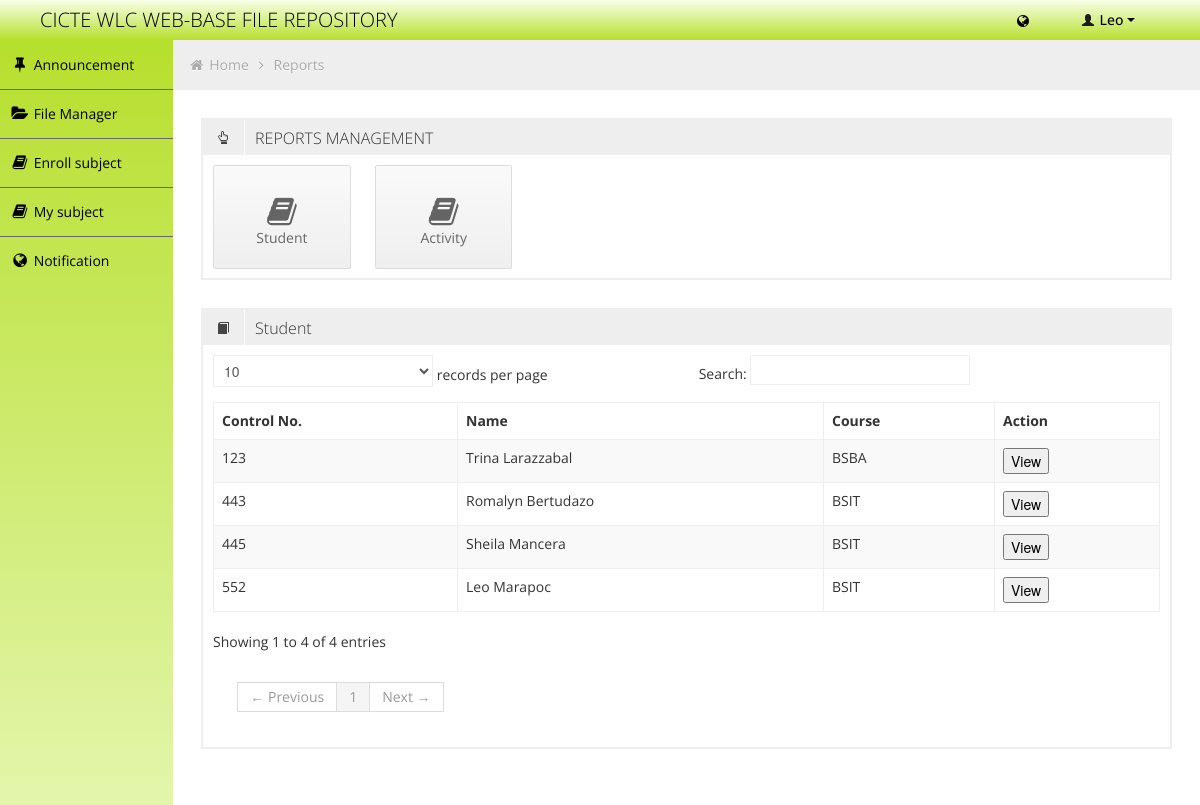
Page /reports.php?Student=Student (signed in) on the committed database.
### tables this page shows
CREATE TABLE `fr_stud` (
  `id` int(11) NOT NULL auto_increment,
  `user_id` int(11) NOT NULL,
  `ControlNo` int(11) NOT NULL,
  `FName` varchar(50) NOT NULL,
  `LName` varchar(50) NOT NULL,
  `Mname` varchar(50) NOT NULL,
  `Course` varchar(30) NOT NULL,
  `Year` varchar(30) NOT NULL,
  `size_limit` int(11) NOT NULL,
  PRIMARY KEY  (`id`),
  UNIQUE KEY `ControlNo` (`ControlNo`)
);

CREATE TABLE `fr_path` (
  `id` int(11) NOT NULL auto_increment,
  `url` varchar(30000) NOT NULL,
  `user_id` int(11) NOT NULL,
  PRIMARY KEY  (`id`)
);

### reports.php (the view, shortened to what this page needs)
<!DOCTYPE html>
<html lang="en">
<head>
	<link id="bootstrap-style" href="css/bootstrap.min.css" rel="stylesheet">
	<link href="css/bootstrap-responsive.min.css" rel="stylesheet">
	<link id="base-style" href="css/style.css" rel="stylesheet">
	<link id="base-style-responsive" href="css/style-responsive.css" rel="stylesheet">
</head>
<body >
	<?php include('php/header.php'); ?>
	<div class="container-fluid-full">
		<div class="row-fluid">
			<?php include('php/menu.php'); ?>
			<div id="content" class="span10">
				<ul class="breadcrumb">
					<li>
						<i class="icon-home"></i>
						<a href="index.php">Home</a>
						<i class="icon-angle-right"></i>
					</li>
					<li><a href="">Reports</a></li>
				</ul>
				<div class="row-fluid">
					<div class="box defualt span12">
						<div class="box-header">
							<h2><i class="halflings-icon hand-top"></i><span class="break"></span>REPORTS MANAGEMENT</h2>
						</div>
						<div class="box-content">
							<a href="reports.php?subject=Enrolled" class="quick-button span2">
								<i class="icon-book"></i>
								<p>Student</p>
							</a>
							<a href="reports.php?activity=activity" class="quick-button span2">
								<i class="icon-book"></i>
								<p>Activity</p>
							</a>
							<div class="clearfix"></div>
						</div>
					</div>
				</div>
				<div class="row-fluid sortable">
					<div class="box span12">
						<?php
							if(isset($_GET['Student']) && $_GET['Student'] == 'Student')
							{
						?>
								<div class="box-header" data-original-title>
									<h2><i class="halflings-icon book"></i><span class="break"></span>Student</h2>
								</div>
								<div class="box-content">
									<table class="table table-striped table-bordered bootstrap-datatable datatable">
									  <thead>
										  <tr>
										  	<th class="group-word">Control No.</th>
			              					<th class="group-false">Name</th>
			              					<th class="group-false">Course</th>
			              					<th class="group-false">Action</th>
										  </tr>
									  </thead>
									  <tbody>
									  	<?php
									  			 $result = mysql_query("SELECT * FROM fr_stud");
											 	if(mysql_num_rows($result) > 0)
											 	{
											 		while ($row = mysql_fetch_array($result))
											 		{
											 ?>
											 		<tr>
											 			<td><?php echo $row['ControlNo']; ?></td>
			              								<td><?php echo $row['FName'].' '.$row['Mname'].' '.$row['LName'] ; ?></td>
												    	<td><?php echo $row['Course']; ?></td>
												    	<td><a href="reports/student.php?view=student&&user_id=<?php echo $row['user_id']; ?>"><button>View</button></a></td>
												    </tr>
											<?php
													}
												}
											?>
									  </tbody>
								  </table>
								</div>
						<?php
							}
						?>
					</div>
				</div>
			</div>
		</div>
	</div>
</body>
</html>

### php/header.php (shortened to what this page needs)
<?php
		if($_SESSION['UserLvl'] == 1)
		{
			$result1 = mysql_query("SELECT * FROM fr_stud WHERE user_id = '".$_SESSION['user_id']."'");
			$row1 = mysql_fetch_array($result1);
			$name = $row1['FName'];
		}
?>
<div class="navbar">
	<div class="navbar-inner">
		<div class="container-fluid">
			<a class="brand" href=""><span>CICTE WLC WEB-BASE FILE REPOSITORY</span></a>
			<div class="nav-no-collapse header-nav">
				<ul class="nav pull-right">
					<li class="dropdown hidden-phone">
						<a  class="btn dropdown-toggle" data-toggle="dropdown" href="#">
								<i class="icon-globe" id="notifcount"></i>
						</a>
					</li>
					<li class="dropdown">
						<a class="btn dropdown-toggle" data-toggle="dropdown" href="#">
							<i class="halflings-icon white user"></i> <?php echo $name; ?>
							<span class="caret"></span>
						</a>
					</li>
				</ul>
			</div>
		</div>
	</div>
</div>

### php/menu.php
<div id="sidebar-left" class="span2">
	<div class="nav-collapse sidebar-nav">
		<ul class="nav nav-tabs nav-stacked main-menu">
			<li><a href="newsfeed.php"><i class="icon-pushpin"></i><span class="hidden-tablet"> Announcement </span></a></li>
			<?php
				$result = mysql_query("SELECT * FROM  fr_path WHERE user_id = '".$_SESSION['user_id']."'") or die('Error share: '. mysql_error());
			 	if(mysql_num_rows($result) > 0)
			 	{
			 		while ($row = mysql_fetch_array($result))
			 		{
			?>
						<li><a href="index.php?id=<?php echo $row['id']; ?>"><i class="icon-folder-open"></i><span class="hidden-tablet"> File Manager </span></a></li>
			<?php
			 		}
			 	}
			?>
			<?php
				if($_SESSION['UserLvl'] == '1')
				{
			?>
					<li><a href="enroll_subject.php?subject=enroll"><i class="icon-book"></i><span class="hidden-tablet"> Enroll subject </span></a></li>
					<li><a href="enroll_subject.php?subject=subject"><i class="icon-book"></i><span class="hidden-tablet"> My subject </span></a></li>
					<li><a href="messages.php"><i class="icon-globe"></i><span class="hidden-tablet"> Notification</span>
					</a></li>
			<?php
				}
				else
				{
			?>
					<li><a href="dashboard.php"><i class="icon-cog"></i><span class="hidden-tablet"> Dashboard </span></a></li>
					<li><a href="messages.php"><i class="icon-globe"></i><span class="hidden-tablet"> Notification</span>
					</a></li>
			<?php
				}
			?>
		</ul>
	</div>
</div>

### css/style-responsive.css (style rules this page uses)
@media (min-width: 1200px) { .container-fluid-full { overflow: hidden; position: relative; height: 100%; } }
@media (min-width: 1200px) { #content { width: 85.578%; padding: 28px; margin: 0px 0px; margin-left: 14.422% !important; } }
@media (min-width: 1200px) { #sidebar-left { background: rgb(248,255,232); background: -moz-linear-gradient(bottom, rgba(248,255,232,1) 0%, rgba(227,245,171,1) 33%, rgba(183,223,45,1) 100%); background: -webkit-gradient(linear, left bottom, left top, color-stop(0%,rgba(248,255,232,1)), color-stop(33%,rgba(227,245,171,1)), color-stop(100%,rgba(183,223,45,1))); background: -webkit-linear-gradient(bottom, rgba(248,255,232,1) 0%,rgba(227,245,171,1) 33%,rgba(183,223,45,1) 100%); background: -o-linear-gradient(bottom, rgba(248,255,232,1) 0%,rgba(227,245,171,1) 33%,rgba(183,223,45,1) 100%); background: -ms-linear-gradient(bottom, rgba(248,255,232,1) 0%,rgba(227,245,171,1) 33%,rgba(183,223,45,1) 100%); background: linear-gradient(to top, rgba(248,255,232,1) 0%,rgba(227,245,171,1) 33%,rgba(183,223,45,1) 100%); filter: progid:DXImageTransform.Microsoft.gradient( startColorstr='#f8ffe8', endColorstr='#b7df2d',GradientType=0 ); margin-left: 0px !important; position: absolute; height: 100%; } }
@media (min-width: 1200px) { .sidebar-nav > ul { margin: 0px; } }

### css/halflings.css (style rules this page uses)
html, html .halflings { -webkit-font-smoothing: antialiased !important; }
.halflings-icon { display: inline-block; width: 14px; height: 14px; line-height: 14px; vertical-align: text-top; background-image: url(../img/glyphicons_halflings.svg); background-position: 0 0; background-repeat: no-repeat; vertical-align: top; *display: inline; *zoom: 1; *margin-right: .3em; }
.halflings-icon.user { background-position: -168px 0; }
.halflings-icon.book { background-position: -48px -48px; }
.halflings-icon.hand-top { background-position: -192px -144px; }

### rows in the picture
fr_stud: FName "Leo", ControlNo "552", LName "Marapoc", Course "BSIT"
fr_stud: ControlNo "445", FName "Sheila", LName "Mancera", Course "BSIT"
fr_stud: ControlNo "443", FName "Romalyn", LName "Bertudazo", Course "BSIT"
fr_stud: ControlNo "123", FName "Trina", LName "Larazzabal", Course "BSBA"
